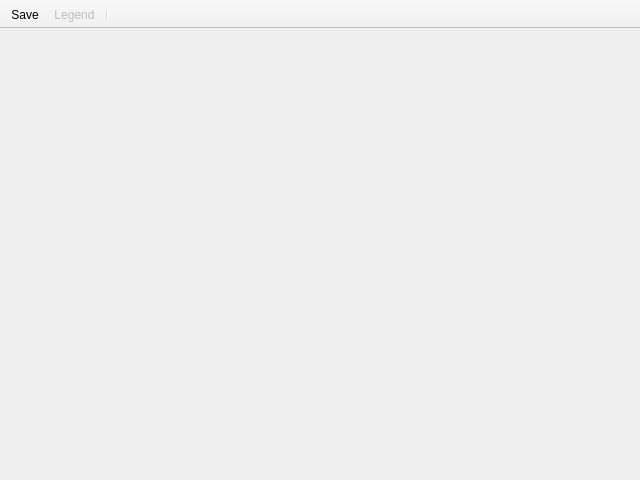
<?xml version="1.0" encoding="UTF-8"?>
<ui version="4.0">
 <class>AgentHistogram</class>
 <widget class="QMainWindow" name="AgentHistogram">
  <property name="geometry">
   <rect>
    <x>0</x>
    <y>0</y>
    <width>640</width>
    <height>480</height>
   </rect>
  </property>
  <property name="windowTitle">
   <string>Agent Histogram</string>
  </property>
  <widget class="QwtPlot" name="centralwidget"/>
  <widget class="QToolBar" name="toolBar">
   <property name="windowTitle">
    <string>toolBar</string>
   </property>
   <property name="movable">
    <bool>false</bool>
   </property>
   <property name="floatable">
    <bool>false</bool>
   </property>
   <attribute name="toolBarArea">
    <enum>TopToolBarArea</enum>
   </attribute>
   <attribute name="toolBarBreak">
    <bool>false</bool>
   </attribute>
   <addaction name="actionSave"/>
   <addaction name="actionLegend"/>
   <addaction name="separator"/>
  </widget>
  <action name="actionSave">
   <property name="text">
    <string>Save</string>
   </property>
  </action>
  <action name="actionLegend">
   <property name="checkable">
    <bool>true</bool>
   </property>
   <property name="enabled">
    <bool>false</bool>
   </property>
   <property name="text">
    <string>Legend</string>
   </property>
  </action>
 </widget>
 <customwidgets>
  <customwidget>
   <class>QwtPlot</class>
   <extends>QWidget</extends>
   <header location="global">qwt_plot.h</header>
   <container>1</container>
  </customwidget>
 </customwidgets>
 <resources/>
 <connections/>
</ui>
